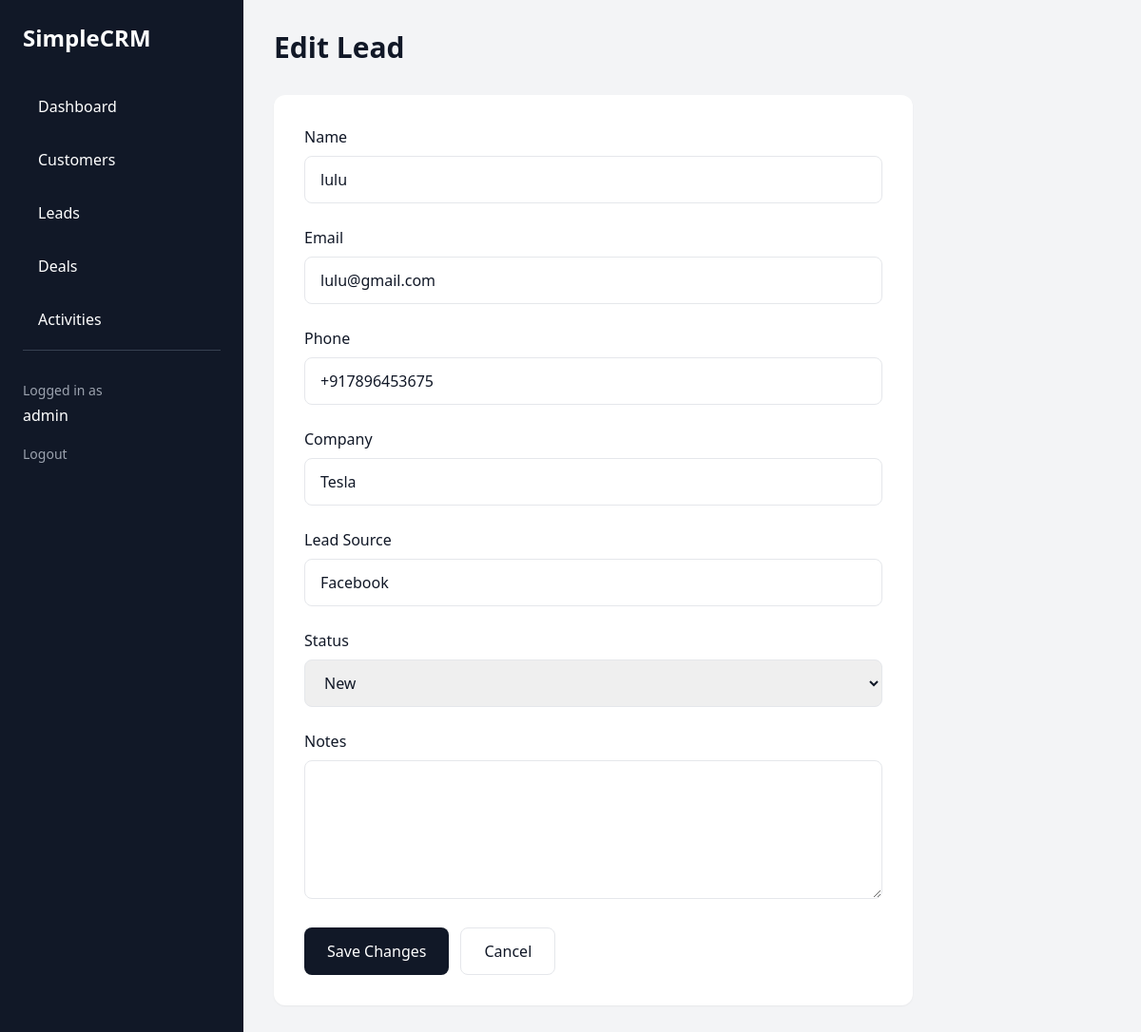
Page /leads/2/edit/ (signed in) on the committed database.
### crm/models.py (models this page shows, shortened)
class Lead(models.Model):
    STATUS_CHOICES = [
        ("new", "New"),
        ("contacted", "Contacted"),
        ("qualified", "Qualified"),
        ("converted", "Converted"),
        ("lost", "Lost"),
    ]
    name = models.CharField(max_length=150)
    email = models.EmailField(blank=True)
    phone = models.CharField(max_length=30, blank=True)
    company = models.CharField(max_length=150, blank=True)
    source = models.CharField(max_length=100, blank=True)
    status = models.CharField(
        max_length=20,
        choices=STATUS_CHOICES,
        default="new"
    )
    notes = models.TextField(blank=True)
    converted_customer = models.OneToOneField(
        "Customer",
        on_delete=models.SET_NULL,
        null=True,
        blank=True,
        related_name="converted_lead",
    )
    owner = models.ForeignKey(
    User,
    on_delete=models.SET_NULL,
    null=True,
    blank=True,
    related_name="leads",
    )
    created_at = models.DateTimeField(auto_now_add=True)

### crm/views.py (the view, shortened to what this page needs)
@login_required
def lead_edit(request, pk):
    if is_manager_or_admin(request.user):
        lead = get_object_or_404(
            Lead,
            pk=pk
        )
    else:
        lead = get_object_or_404(
            Lead,
            pk=pk,
            owner=request.user
        )
    return render(
        request,
        "crm/leads/form.html",
        {"lead": lead}
    )

### crm/views.py (called while the page is built)
def is_manager_or_admin(user):
    return user.is_superuser or user.is_staff

### crm/templates/crm/leads/form.html (shortened to what this page needs)
{% extends "crm/base.html" %}
{% block content %}
<div class="max-w-2xl">
    <h2 class="text-3xl font-bold mb-8">
        {% if lead %}
            Edit Lead
        {% else %}
            Add Lead
        {% endif %}
    </h2>
    <form method="POST" class="bg-white p-8 rounded-xl shadow-sm">
        <div class="space-y-6">
            <div>
                <label class="block mb-2 font-medium">
                    Name
                </label>
                <input
                    type="text"
                    name="name"
                    required
                    value="{{ lead.name|default:'' }}"
                    class="w-full border rounded-lg px-4 py-3"
                >
            </div>
            <div>
                <label class="block mb-2 font-medium">
                    Email
                </label>
                <input
                    type="email"
                    name="email"
                    value="{{ lead.email|default:'' }}"
                    class="w-full border rounded-lg px-4 py-3"
                >
            </div>
            <div>
                <label class="block mb-2 font-medium">
                    Phone
                </label>
                <input
                    type="text"
                    name="phone"
                    value="{{ lead.phone|default:'' }}"
                    class="w-full border rounded-lg px-4 py-3"
                >
            </div>
            <div>
                <label class="block mb-2 font-medium">
                    Company
                </label>
                <input
                    type="text"
                    name="company"
                    value="{{ lead.company|default:'' }}"
                    class="w-full border rounded-lg px-4 py-3"
                >
            </div>
            <div>
                <label class="block mb-2 font-medium">
                    Lead Source
                </label>
                <input
                    type="text"
                    name="source"
                    placeholder="Website, Facebook, Referral..."
                    value="{{ lead.source|default:'' }}"
                    class="w-full border rounded-lg px-4 py-3"
                >
            </div>
            <div>
                <label class="block mb-2 font-medium">
                    Status
                </label>
                <select
                    name="status"
                    class="w-full border rounded-lg px-4 py-3"
                >
                    <option value="new"
                        {% if lead.status == "new" or not lead %}
                            selected
                        {% endif %}>
                        New
                    </option>
                </select>
            </div>
            <div>
                <label class="block mb-2 font-medium">
                    Notes
                </label>
                <textarea
                    name="notes"
                    rows="5"
                    class="w-full border rounded-lg px-4 py-3"
                >{{ lead.notes|default:'' }}</textarea>
            </div>
            <div class="flex gap-3">
                <button
                    type="submit"
                    class="bg-gray-900 text-white px-6 py-3 rounded-lg"
                >
                    {% if lead %}
                        Save Changes
                    {% else %}
                        Create Lead
                    {% endif %}
                </button>
                <a
                    href="{% url 'lead_list' %}"
                    class="border px-6 py-3 rounded-lg"
                >
                    Cancel
                </a>
            </div>
        </div>
    </form>
</div>
{% endblock %}

### crm/templates/crm/base.html (shortened to what this page needs)
<!DOCTYPE html>
<html lang="en">
<head>
    <script src="https://cdn.tailwindcss.com"></script>
</head>
<body class="bg-gray-100 text-gray-900">
    <div class="flex min-h-screen">
        <aside class="w-64 bg-gray-900 text-white p-6">
            <h1 class="text-2xl font-bold mb-8">
                SimpleCRM
            </h1>
            <nav class="space-y-2">
                <a href="{% url 'dashboard' %}"
                   class="block px-4 py-3 rounded-lg hover:bg-gray-800">
                    Dashboard
                </a>
                <a href="{% url 'customer_list' %}"
                    class="block px-4 py-3 rounded-lg hover:bg-gray-800">
                        Customers
                </a>
                <a
    href="{% url 'lead_list' %}"
    class="block px-4 py-3 rounded-lg hover:bg-gray-800"
>
    Leads
</a>
                <a
    href="{% url 'deal_list' %}"
    class="block px-4 py-3 rounded-lg hover:bg-gray-800"
>
    Deals
</a>
                <a
    href="{% url 'activity_list' %}"
    class="block px-4 py-3 rounded-lg hover:bg-gray-800"
>
    Activities
</a>
<div class="mt-auto pt-8 border-t border-gray-700">
    <p class="text-sm text-gray-400">
        Logged in as
    </p>
    <p class="font-medium mt-1">
        {{ request.user.username }}
    </p>
    <form
        method="POST"
        action="{% url 'logout' %}"
        class="mt-4"
    >
        <button
            type="submit"
            class="text-sm text-gray-400 hover:text-white"
        >
            Logout
        </button>
    </form>
</div>
            </nav>
        </aside>
        <main class="flex-1 p-8">
            {% block content %}
            {% endblock %}
        </main>
    </div>
</body>
</html>

### rows in the picture
Lead: name "lulu", email "lulu@gmail.com", phone "+917896453675", company "Tesla", source "Facebook", status "New"

### other values in the picture
{{ request.user.username }} "admin"
